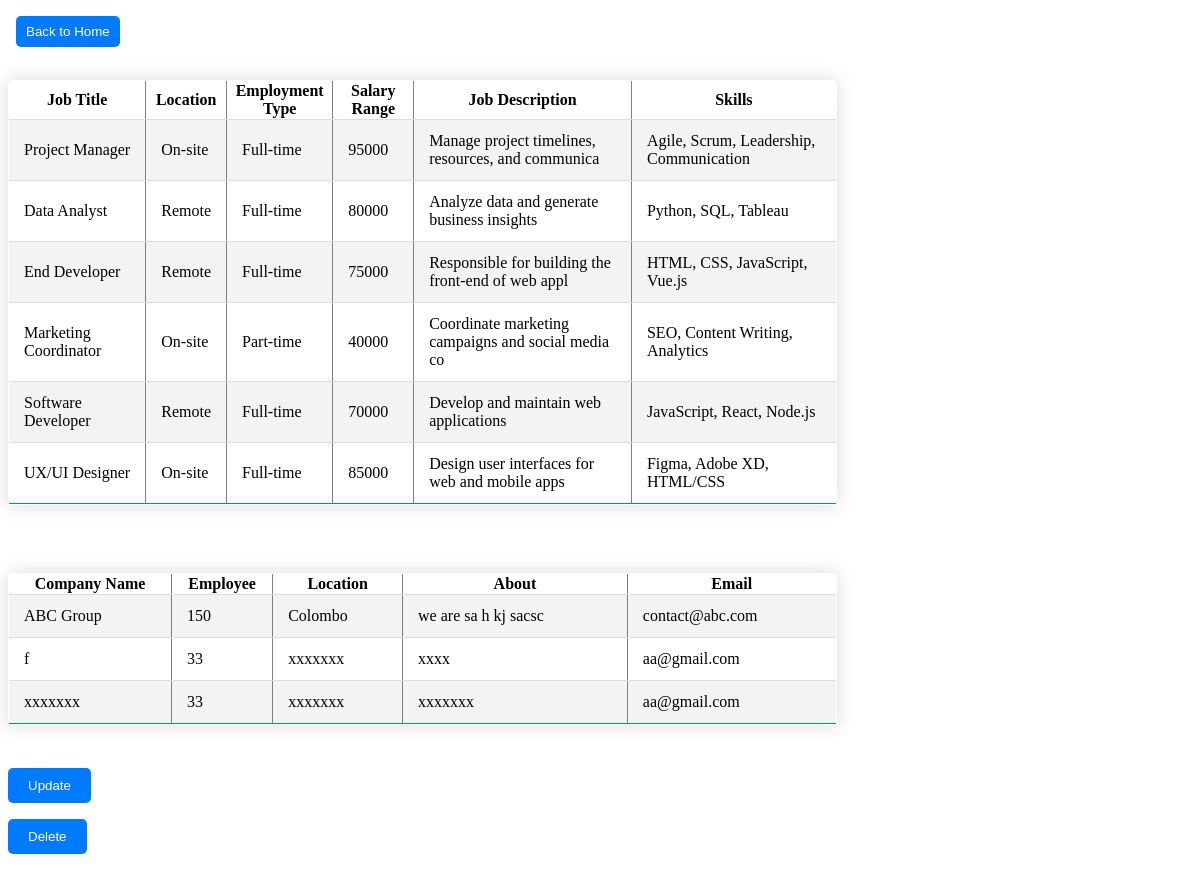
Before: /Malith/read.php with the older database file.
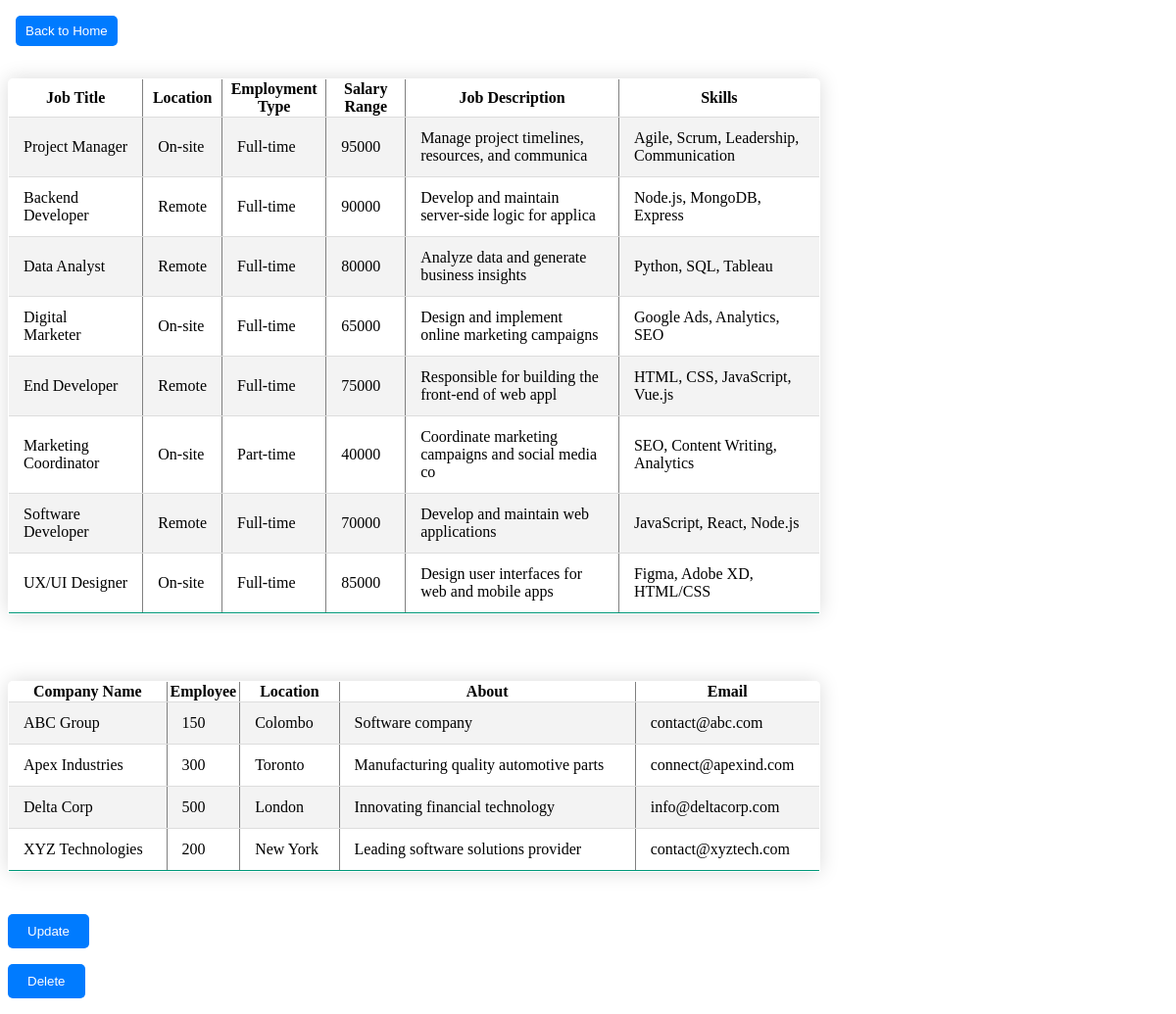
After: the same page with the newer database file.
### tables this page shows
CREATE TABLE `jobs` (
  `Title` varchar(50) NOT NULL,
  `jLocation` varchar(50) NOT NULL,
  `Employmenttype` varchar(50) NOT NULL,
  `SalaryRange` int(20) NOT NULL,
  `jDescription` varchar(50) NOT NULL,
  `Skills` varchar(50) NOT NULL
);

CREATE TABLE `company` (
  `cName` varchar(50) NOT NULL,
  `Employe` int(50) NOT NULL,
  `cLocation` varchar(100) NOT NULL,
  `About` varchar(100) NOT NULL,
  `Email` varchar(50) NOT NULL
);

### Malith/read.php (the view, shortened to what this page needs)
<html>
<head>
    <link rel="stylesheet" href="readtable.css">
</head>
<body>
<a href="http://localhost/jobsadawiya/Sandeepa/home/home.php"><button style="padding:8px 10px; margin: 8px 8px">
            Back to Home <i class='bx bx-home'></i></button></a>
<?php
require 'config.php';
$sqljob = "SELECT Title, jLocation, Employmenttype, SalaryRange, jDescription, Skills FROM jobs";
$result_job = $con->query($sqljob);
if ($result_job) {
    if ($result_job->num_rows > 0) {
        echo "<div class='table'><table border='1'>";
        echo "<tr>";
        echo "<th>Job Title</th>" .
             "<th>Location</th>" .
             "<th>Employment Type</th>" .
             "<th>Salary Range</th>" .
             "<th>Job Description</th>" .
             "<th>Skills</th>";
        echo "</tr>";
        while ($row = $result_job->fetch_assoc()) {
            echo "<tr>";
            echo "<td>". $row["Title"] . "</td>" .
                 "<td>". $row["jLocation"] . "</td>" .
                 "<td>". $row["Employmenttype"] . "</td>" .
                 "<td>". $row["SalaryRange"] . "</td>" .
                 "<td>". $row["jDescription"] . "</td>" .
                 "<td>". $row["Skills"] . "</td>";
            echo "</tr>";
        }
        echo "</table></div><br>";
    } else {
        echo "No results found.";
    }
} else {
    echo "ERROR: " . $con->error;
}
$sqlcompany = "SELECT cName, Employe, cLocation, About, Email FROM company";
$result_company = $con->query($sqlcompany);
if ($result_company) {
    if ($result_company->num_rows > 0) {
        echo "<div class='table'><table border='1'>";
        echo "<tr>";
        echo "<th>Company Name</th>" .
             "<th>Employee</th>" .
             "<th>Location</th>" .
             "<th>About</th>" .
             "<th>Email</th>";
        echo "</tr>";
        while ($row = $result_company->fetch_assoc()) {
            echo "<tr>";
            echo "<td>". $row["cName"] . "</td>" .
                 "<td>". $row["Employe"] . "</td>" .
                 "<td>". $row["cLocation"] . "</td>" .
                 "<td>". $row["About"] . "</td>" .
                 "<td>". $row["Email"] . "</td>";
            echo "</tr>";
        }
        echo "</table></div><br>";
    } else {
        echo "No results found.";
    }
} else {
    echo "ERROR: " . $con->error;
}
?>
<form method="post" action="postajobupdate.php">
    <button>Update</button>
</form>
<form method="post" action="postajobdelete.php">
    <button>Delete</button>
</form>
</body>
</html>

Changed rows visible on the page:
removed company: cName "f", Employe "33", cLocation "xxxxxxx", About "xxxx", Email "aa@gmail.com"
removed company: cName "xxxxxxx", Employe "33", cLocation "xxxxxxx", About "xxxxxxx", Email "aa@gmail.com"
added jobs: Title "Backend Developer", jLocation "Remote", Employmenttype "Full-time", SalaryRange "90000", jDescription "Develop and maintain server-side logic for applica", Skills "Node.js, MongoDB, Express"
added jobs: Title "Digital Marketer", jLocation "On-site", Employmenttype "Full-time", SalaryRange "65000", jDescription "Design and implement online marketing campaigns", Skills "Google Ads, Analytics, SEO"
changed company "ABC Group": About "we are sa h kj sacsc" → "Software company"
added company: cName "Apex Industries", Employe "300", cLocation "Toronto", About "Manufacturing quality automotive parts", Email "connect@apexind.com"
added company: cName "Delta Corp", Employe "500", cLocation "London", About "Innovating financial technology", Email "info@deltacorp.com"
added company: cName "XYZ Technologies", Employe "200", cLocation "New York", About "Leading software solutions provider", Email "contact@xyztech.com"
